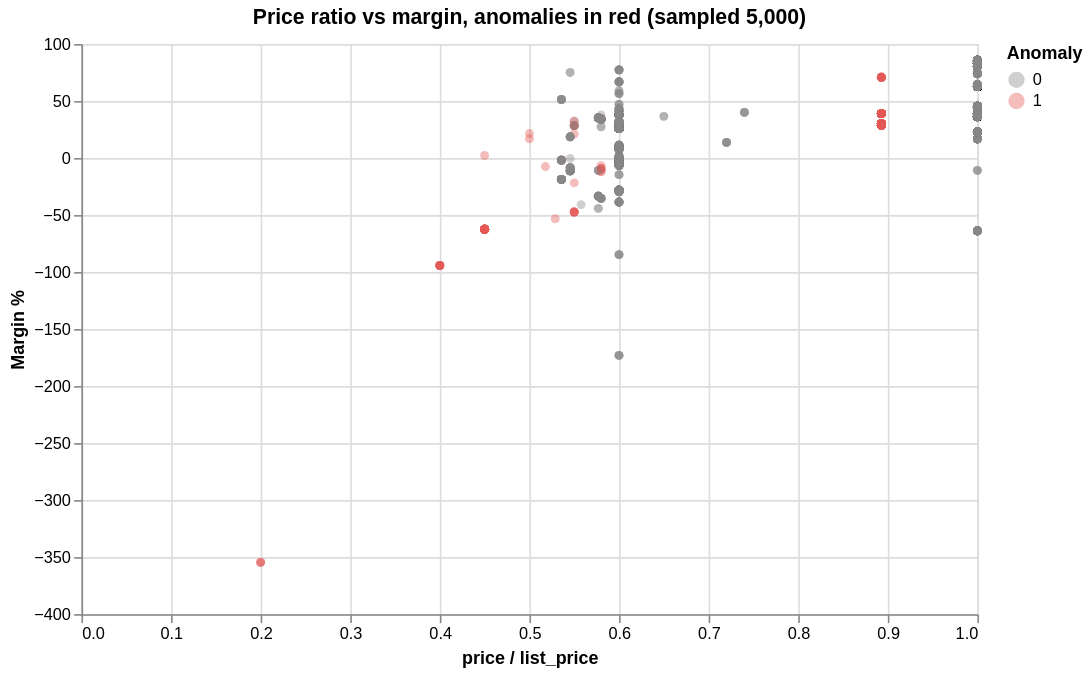

Notebook cell for this chart:
### Code cell
chart = alt.Chart(df.sample(5000, random_state=42)).mark_circle(opacity=0.4).encode(
    x=alt.X('price_vs_listprice:Q', title='price / list_price'),
    y=alt.Y('margin_pct:Q', title='Margin %'),
    color=alt.Color(f'{target_name}:N', title='Anomaly',
                    scale=alt.Scale(domain=[0,1], range=['#888','#E45756'])),
    tooltip=['category_name','price_vs_listprice','margin_pct']
).properties(title='Price ratio vs margin, anomalies in red (sampled 5,000)',
             width=550, height=350)
chart.display()

### Figure 1 — Vega specification as saved in the notebook (floating-point values rounded to 4 significant figures; data arrays with more than 128 entries replaced by an {"elided": "..."} marker saying what was removed)
{"$schema": "https://vega.github.io/schema/vega/v5.json", "data": [{"name": "source_0", "values": {"elided": "5000 records"}}, {"name": "source_0_x_domain_price_vs_listprice", "values": [{"min": 0.2, "max": 1.0}]}, {"name": "source_0_y_domain_margin_pct", "values": [{"min": -354.6, "max": 85.85}]}], "marks": [{"type": "symbol", "name": "marks", "from": {"data": "source_0"}, "encode": {"update": {"x": {"field": "price_vs_listprice", "scale": "x"}, "shape": {"value": "circle"}, "tooltip": {"signal": "{\"category_name\": isValid(datum[\"category_name\"]) ? datum[\"category_name\"] : \"\"+datum[\"category_name\"], \"price_vs_listprice\": format(datum[\"price_vs_listprice\"], \"\"), \"margin_pct\": format(datum[\"margin_pct\"], \"\")}"}, "fill": {"field": "is_anomaly", "scale": "color"}, "y": {"field": "margin_pct", "scale": "y"}, "opacity": {"value": 0.4}}}, "style": ["circle"]}], "scales": [{"name": "x", "type": "linear", "domain": [{"signal": "(data(\"source_0_x_domain_price_vs_listprice\")[0] || {}).min"}, {"signal": "(data(\"source_0_x_domain_price_vs_listprice\")[0] || {}).max"}], "range": [0, {"signal": "width"}], "zero": true, "nice": true}, {"name": "y", "type": "linear", "domain": [{"signal": "(data(\"source_0_y_domain_margin_pct\")[0] || {}).min"}, {"signal": "(data(\"source_0_y_domain_margin_pct\")[0] || {}).max"}], "range": [{"signal": "height"}, 0], "nice": true, "zero": true}, {"name": "color", "type": "ordinal", "domain": [0, 1], "range": ["#888", "#E45756"]}], "axes": [{"scale": "x", "tickCount": {"signal": "ceil(width/40)"}, "labels": false, "maxExtent": 0, "minExtent": 0, "ticks": false, "zindex": 0, "gridScale": "y", "orient": "bottom", "aria": false, "grid": true, "domain": false}, {"scale": "y", "tickCount": {"signal": "ceil(height/40)"}, "labels": false, "maxExtent": 0, "domain": false, "grid": true, "aria": false, "orient": "left", "minExtent": 0, "ticks": false, "gridScale": "x", "zindex": 0}, {"scale": "x", "labelOverlap": true, "grid": false, "title": "price / list_price", "orient": "bottom", "labelFlush": true, "tickCount": {"signal": "ceil(width/40)"}, "zindex": 0}, {"scale": "y", "title": "Margin %", "grid": false, "tickCount": {"signal": "ceil(height/40)"}, "labelOverlap": true, "orient": "left", "zindex": 0}], "title": {"text": "Price ratio vs margin, anomalies in red (sampled 5,000)", "frame": "group"}, "padding": 5, "width": 550, "height": 350, "legends": [{"title": "Anomaly", "fill": "color", "symbolType": "circle", "encode": {"symbols": {"update": {"opacity": {"value": 0.4}}}}}], "background": "white", "style": "cell"}
